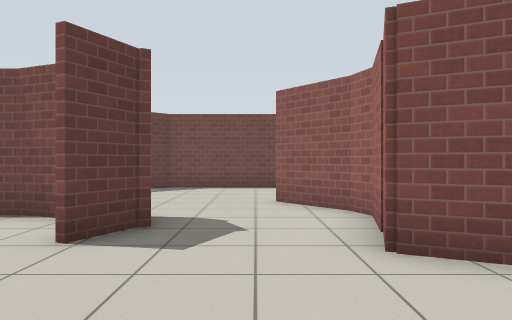
view 1 (above)

24 first-person views from a walk through a world built for the Gazebo simulator. The camera is 0.94 m above the floor, looks level and sees 70° across. The floor is counted in squares, 1 m on a side. Each view is taken from the middle of a square. On the plan, view 1 faces up. The plan holds only what a view shows up to about 13 squares ahead; the rest is blank. The place goes on beyond the plan. Robots are left out. Gazebo's built-in surfaces are drawn with simple patterns.

view 2
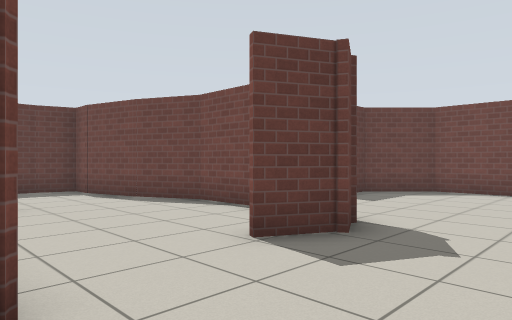

view 3
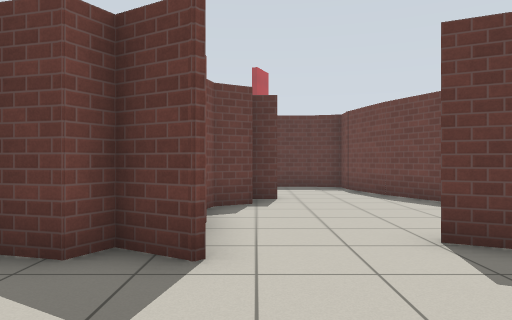

view 4
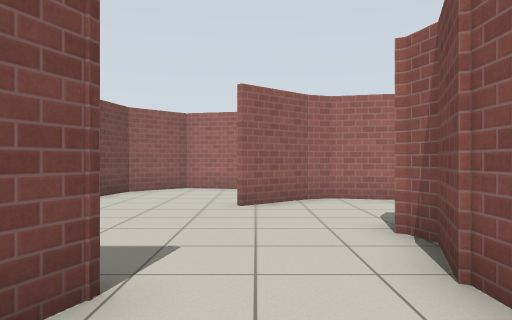

view 5
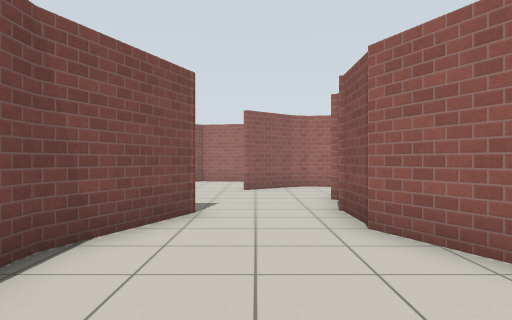

view 6
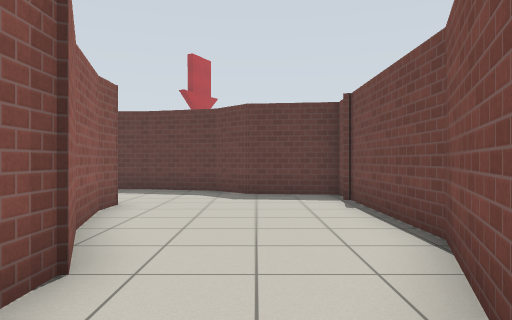

view 7
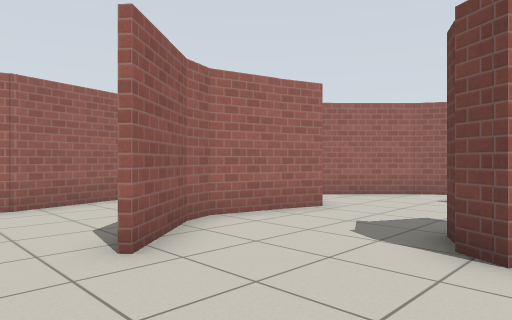

view 8
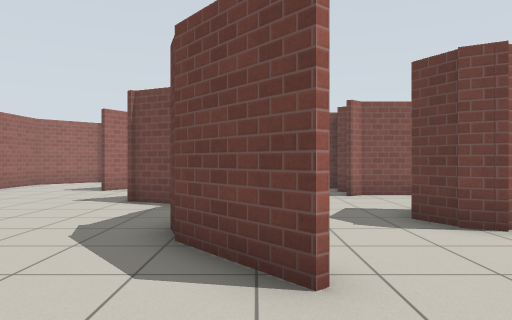

view 9
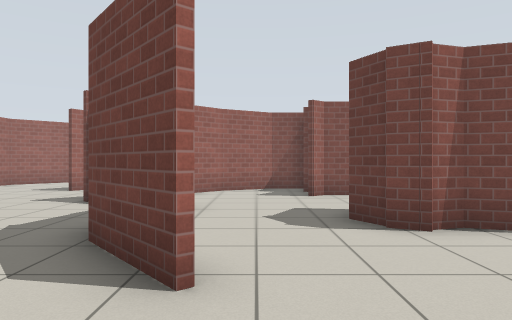

view 10
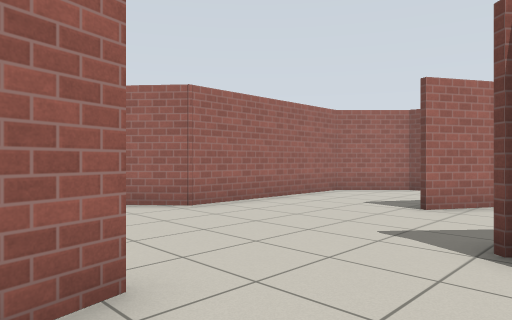

view 11
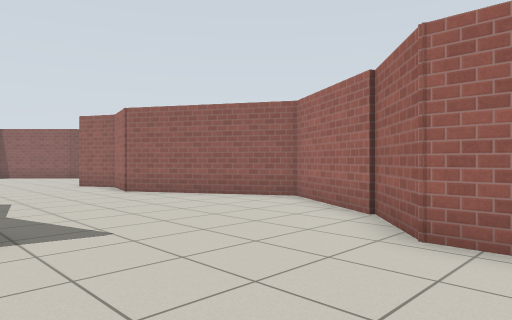

view 12
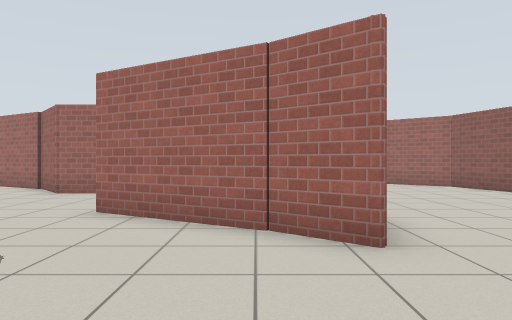

view 13
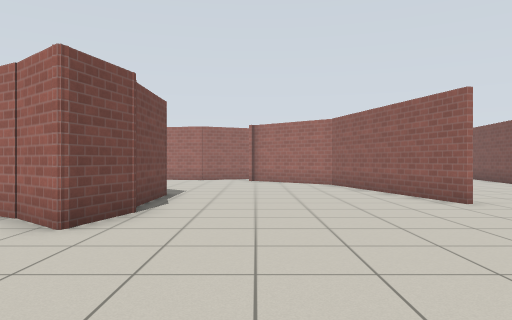

view 14
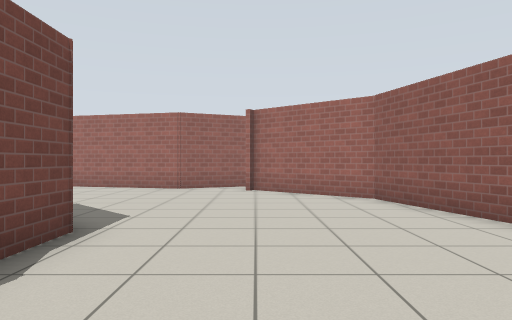

view 15
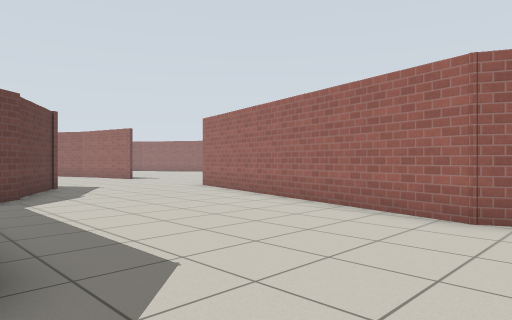

view 16
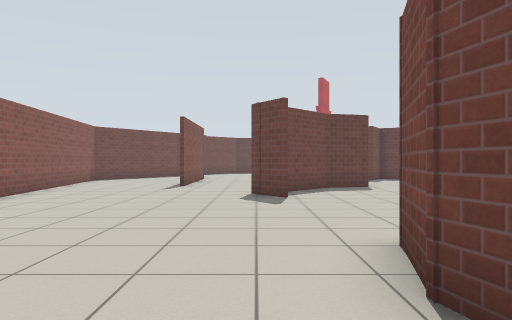

view 17
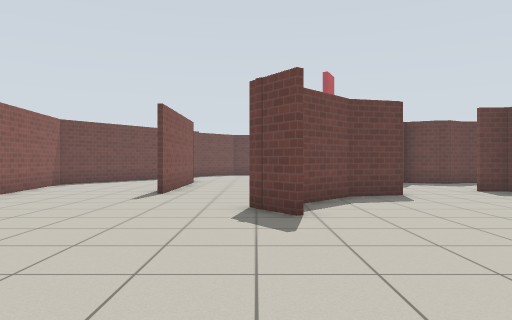

view 18
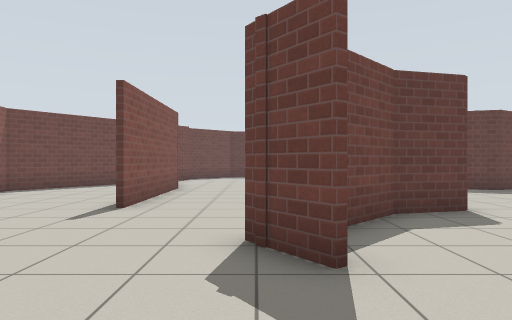

view 19
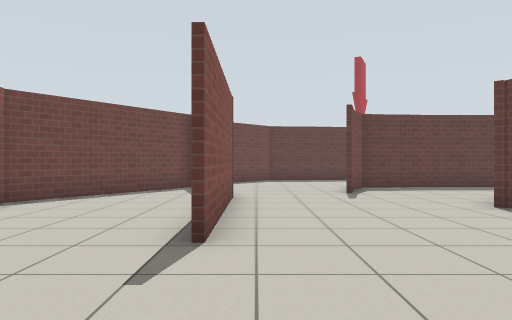

view 20
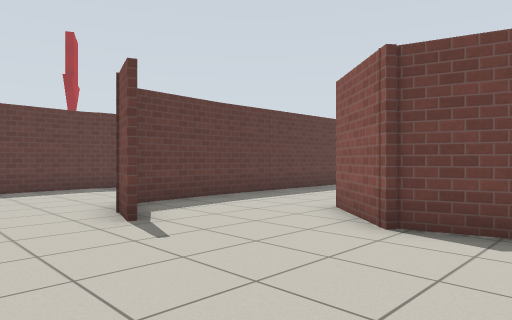

view 21
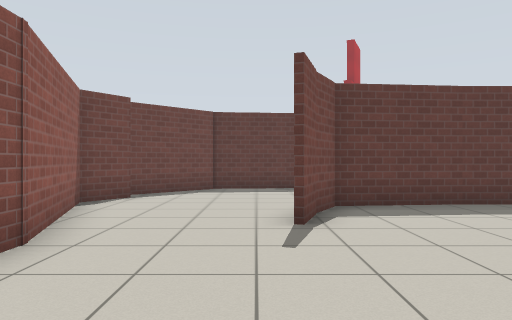

view 22
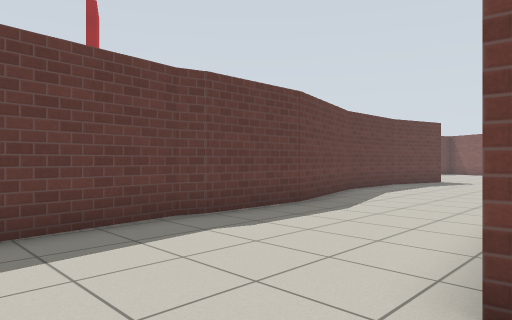

view 23
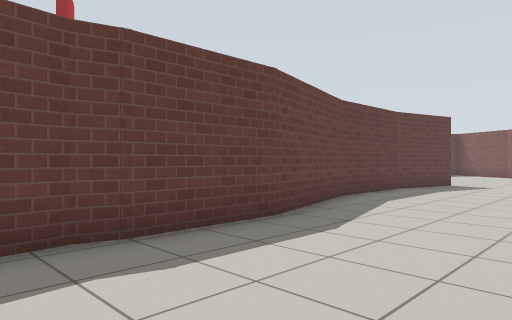

view 24
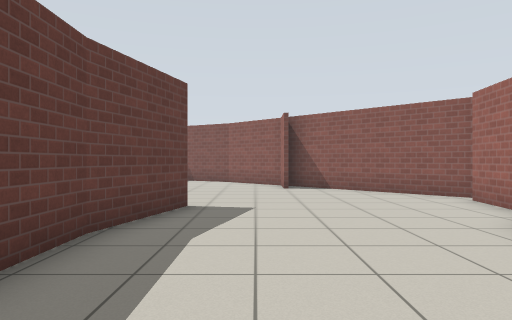

### Floor plan
Key: @ floor where view 1 was taken; # wall or solid block; . floor.
Columns run from 20 left of view 1 to 17 right of it. Each row starts with its distance up from view 1.
 15 ...#                        ..
 14 ...###                     ...#
 13 .....##              #     ...#
 12 ......##        #########  ...#
 11 .......#        #.......## ...##
 10  ......##########........# ....#
  9 #......#.......##........#.....##
  8 #......#.............#...#......#
  7 #.....##.............##..#......#..
  6 #.....#.....#######...#..#......#...
  5 #....##..####.....#...#........##....
  4 #....#.. #............#........#.....#
  3 #....#.  #............##.....###.....#
  2 #....#.. #.  ##........#.....#.......#
  1 #....#.. #...######...##.....#......##
  0 ##...#... ........##@##......#......#
 -1  #...#...  .......####...##..#......#
 -2  #...#...##  ...........##...#......#
 -3  #...#....#####.........#  ..#.....##
 -4  #...##.......##.......##  .##.....#
 -5  #....##.......##.......#####......#
 -6  #..............###................##
 -7  #................................###
 -8  ##..............................##
 -9   ###..#######..................##
-10     ####......................###
-11       ##.............  ...#####
-12        ##.........#      ...
-13         ###########       ...
-14           #

Positions as (right, up) in squares from view 1, and headings:
1: (0, 0), facing up
2: (1, 1), facing up-left
3: (2, 2), facing left
4: (-7, 8), facing right
5: (-11, 8), facing right
6: (-3, 8), facing left
7: (-3, 10), facing down-right
8: (1, 11), facing down
9: (0, 11), facing down
10: (3, 7), facing down-right
11: (5, 1), facing up-right
12: (-1, -3), facing right
13: (-2, -7), facing right
14: (3, -7), facing right
15: (9, -6), facing up-right
16: (7, -6), facing left
17: (4, -6), facing left
18: (1, -6), facing left
19: (-2, -8), facing left
20: (-7, -8), facing up-left
21: (-7, -6), facing left
22: (-14, -7), facing up-left
23: (-15, -5), facing up-left
24: (-18, 2), facing up
